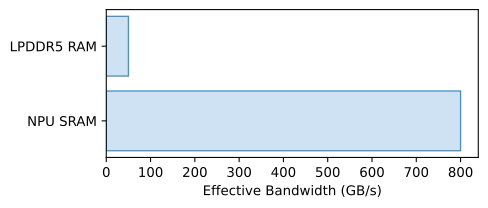

Generate this figure with Python:
import os
import matplotlib.pyplot as plt
fig, ax = plt.subplots(figsize=(5,2))
ax.barh(['NPU SRAM', 'LPDDR5 RAM'], [800, 50], color='#cfe2f3', edgecolor='#4a90c4')
ax.set_xlabel('Effective Bandwidth (GB/s)')
out = os.environ.get('VISUAL_OUT_PATH', 'out.svg')
plt.savefig(out, format='svg', bbox_inches='tight')
